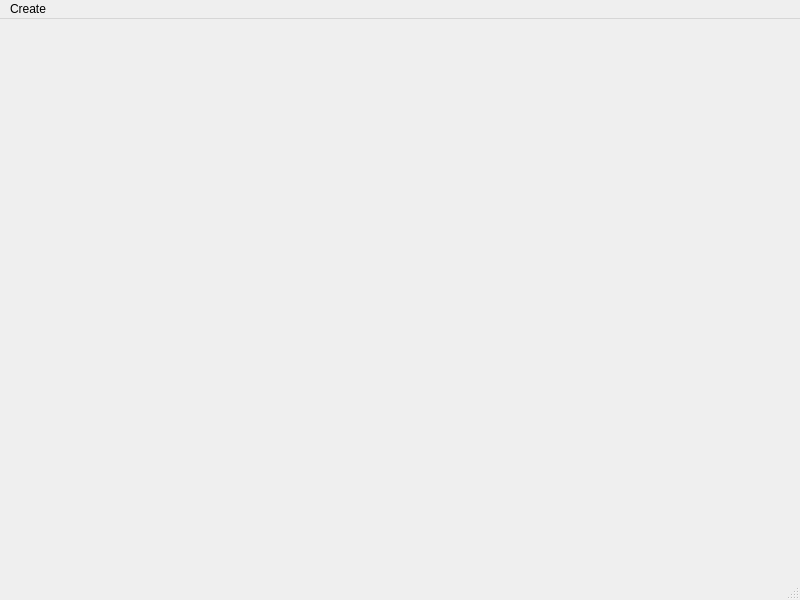
<?xml version="1.0" encoding="UTF-8"?>
<ui version="4.0">
 <class>MainWindow</class>
 <widget class="QMainWindow" name="MainWindow">
  <property name="geometry">
   <rect>
    <x>0</x>
    <y>0</y>
    <width>800</width>
    <height>600</height>
   </rect>
  </property>
  <property name="windowTitle">
   <string>MainWindow</string>
  </property>
  <widget class="QWidget" name="centralwidget"/>
  <widget class="QMenuBar" name="menubar">
   <property name="geometry">
    <rect>
     <x>0</x>
     <y>0</y>
     <width>800</width>
     <height>19</height>
    </rect>
   </property>
   <widget class="QMenu" name="menuCreateProject">
    <property name="title">
     <string>Create</string>
    </property>
    <addaction name="actionCreateProject"/>
    <addaction name="actionCreateClass"/>
    <addaction name="actionCreateAttribute"/>
    <addaction name="actionCreateMethod"/>
   </widget>
   <addaction name="menuCreateProject"/>
  </widget>
  <widget class="QStatusBar" name="statusbar"/>
  <action name="actionCreateProject">
   <property name="text">
    <string>Create Project</string>
   </property>
  </action>
  <action name="actionCreateClass">
   <property name="text">
    <string>Create Class</string>
   </property>
  </action>
  <action name="actionCreateAttribute">
   <property name="text">
    <string>Create Attribute</string>
   </property>
  </action>
  <action name="actionCreateMethod">
   <property name="text">
    <string>Create Method</string>
   </property>
  </action>
 </widget>
 <resources/>
 <connections/>
</ui>
